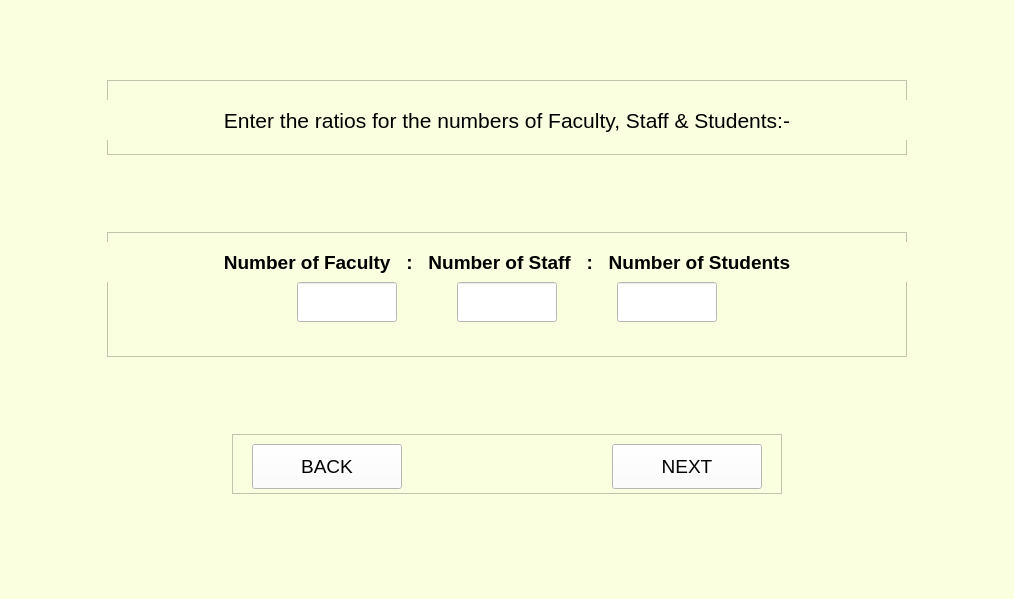
<?xml version="1.0" encoding="UTF-8"?>
<ui version="4.0">
 <class>MainWindow</class>
 <widget class="QMainWindow" name="MainWindow">
  <property name="geometry">
   <rect>
    <x>0</x>
    <y>0</y>
    <width>1014</width>
    <height>599</height>
   </rect>
  </property>
  <property name="sizePolicy">
   <sizepolicy hsizetype="Expanding" vsizetype="Expanding">
    <horstretch>0</horstretch>
    <verstretch>0</verstretch>
   </sizepolicy>
  </property>
  <property name="mouseTracking">
   <bool>false</bool>
  </property>
  <property name="windowTitle">
   <string>MainWindow</string>
  </property>
  <property name="styleSheet">
   <string notr="true">background-color: rgb(250, 255, 224);</string>
  </property>
  <widget class="QWidget" name="centralwidget">
   <layout class="QVBoxLayout" name="verticalLayout">
    <item alignment="Qt::AlignHCenter">
     <widget class="QFrame" name="frame_12">
      <property name="minimumSize">
       <size>
        <width>800</width>
        <height>75</height>
       </size>
      </property>
      <property name="maximumSize">
       <size>
        <width>800</width>
        <height>75</height>
       </size>
      </property>
      <property name="frameShape">
       <enum>QFrame::StyledPanel</enum>
      </property>
      <property name="frameShadow">
       <enum>QFrame::Raised</enum>
      </property>
      <widget class="QLabel" name="abilityLabel">
       <property name="geometry">
        <rect>
         <x>0</x>
         <y>20</y>
         <width>800</width>
         <height>40</height>
        </rect>
       </property>
       <property name="sizePolicy">
        <sizepolicy hsizetype="Preferred" vsizetype="Preferred">
         <horstretch>0</horstretch>
         <verstretch>0</verstretch>
        </sizepolicy>
       </property>
       <property name="minimumSize">
        <size>
         <width>800</width>
         <height>40</height>
        </size>
       </property>
       <property name="maximumSize">
        <size>
         <width>800</width>
         <height>40</height>
        </size>
       </property>
       <property name="font">
        <font>
         <family>Arial</family>
         <pointsize>16</pointsize>
         <weight>50</weight>
         <italic>false</italic>
         <bold>false</bold>
        </font>
       </property>
       <property name="styleSheet">
        <string notr="true"/>
       </property>
       <property name="text">
        <string>Enter the ratios for the numbers of Faculty, Staff &amp; Students:-</string>
       </property>
       <property name="alignment">
        <set>Qt::AlignCenter</set>
       </property>
       <property name="wordWrap">
        <bool>false</bool>
       </property>
      </widget>
     </widget>
    </item>
    <item alignment="Qt::AlignHCenter">
     <widget class="QFrame" name="frame_5">
      <property name="minimumSize">
       <size>
        <width>800</width>
        <height>125</height>
       </size>
      </property>
      <property name="maximumSize">
       <size>
        <width>800</width>
        <height>125</height>
       </size>
      </property>
      <property name="frameShape">
       <enum>QFrame::StyledPanel</enum>
      </property>
      <property name="frameShadow">
       <enum>QFrame::Raised</enum>
      </property>
      <widget class="QLabel" name="label_R_inst_2">
       <property name="geometry">
        <rect>
         <x>0</x>
         <y>10</y>
         <width>800</width>
         <height>40</height>
        </rect>
       </property>
       <property name="sizePolicy">
        <sizepolicy hsizetype="Preferred" vsizetype="Preferred">
         <horstretch>0</horstretch>
         <verstretch>0</verstretch>
        </sizepolicy>
       </property>
       <property name="minimumSize">
        <size>
         <width>800</width>
         <height>40</height>
        </size>
       </property>
       <property name="maximumSize">
        <size>
         <width>800</width>
         <height>40</height>
        </size>
       </property>
       <property name="font">
        <font>
         <family>Arial</family>
         <pointsize>14</pointsize>
         <weight>75</weight>
         <italic>false</italic>
         <bold>true</bold>
        </font>
       </property>
       <property name="styleSheet">
        <string notr="true"/>
       </property>
       <property name="text">
        <string>Number of Faculty   :   Number of Staff   :   Number of Students</string>
       </property>
       <property name="alignment">
        <set>Qt::AlignCenter</set>
       </property>
       <property name="wordWrap">
        <bool>false</bool>
       </property>
      </widget>
      <widget class="QLineEdit" name="N_staff">
       <property name="geometry">
        <rect>
         <x>350</x>
         <y>50</y>
         <width>100</width>
         <height>40</height>
        </rect>
       </property>
       <property name="sizePolicy">
        <sizepolicy hsizetype="Preferred" vsizetype="Preferred">
         <horstretch>0</horstretch>
         <verstretch>0</verstretch>
        </sizepolicy>
       </property>
       <property name="minimumSize">
        <size>
         <width>100</width>
         <height>40</height>
        </size>
       </property>
       <property name="maximumSize">
        <size>
         <width>100</width>
         <height>40</height>
        </size>
       </property>
       <property name="font">
        <font>
         <family>Arial</family>
         <pointsize>12</pointsize>
         <weight>50</weight>
         <italic>false</italic>
         <bold>false</bold>
        </font>
       </property>
       <property name="styleSheet">
        <string notr="true">background-color: rgb(255, 255, 255);</string>
       </property>
       <property name="text">
        <string/>
       </property>
       <property name="alignment">
        <set>Qt::AlignLeading|Qt::AlignLeft|Qt::AlignVCenter</set>
       </property>
      </widget>
      <widget class="QLineEdit" name="N_stu">
       <property name="geometry">
        <rect>
         <x>510</x>
         <y>50</y>
         <width>100</width>
         <height>40</height>
        </rect>
       </property>
       <property name="sizePolicy">
        <sizepolicy hsizetype="Preferred" vsizetype="Preferred">
         <horstretch>0</horstretch>
         <verstretch>0</verstretch>
        </sizepolicy>
       </property>
       <property name="minimumSize">
        <size>
         <width>100</width>
         <height>40</height>
        </size>
       </property>
       <property name="maximumSize">
        <size>
         <width>100</width>
         <height>40</height>
        </size>
       </property>
       <property name="font">
        <font>
         <family>Arial</family>
         <pointsize>12</pointsize>
         <weight>50</weight>
         <italic>false</italic>
         <bold>false</bold>
        </font>
       </property>
       <property name="styleSheet">
        <string notr="true">background-color: rgb(255, 255, 255);</string>
       </property>
       <property name="text">
        <string/>
       </property>
       <property name="alignment">
        <set>Qt::AlignLeading|Qt::AlignLeft|Qt::AlignVCenter</set>
       </property>
      </widget>
      <widget class="QLineEdit" name="N_fac">
       <property name="geometry">
        <rect>
         <x>190</x>
         <y>50</y>
         <width>100</width>
         <height>40</height>
        </rect>
       </property>
       <property name="sizePolicy">
        <sizepolicy hsizetype="Preferred" vsizetype="Preferred">
         <horstretch>0</horstretch>
         <verstretch>0</verstretch>
        </sizepolicy>
       </property>
       <property name="minimumSize">
        <size>
         <width>100</width>
         <height>40</height>
        </size>
       </property>
       <property name="maximumSize">
        <size>
         <width>100</width>
         <height>40</height>
        </size>
       </property>
       <property name="font">
        <font>
         <family>Arial</family>
         <pointsize>12</pointsize>
         <weight>50</weight>
         <italic>false</italic>
         <bold>false</bold>
        </font>
       </property>
       <property name="styleSheet">
        <string notr="true">background-color: rgb(255, 255, 255);</string>
       </property>
       <property name="text">
        <string/>
       </property>
       <property name="alignment">
        <set>Qt::AlignLeading|Qt::AlignLeft|Qt::AlignVCenter</set>
       </property>
      </widget>
     </widget>
    </item>
    <item alignment="Qt::AlignHCenter">
     <widget class="QFrame" name="frame_9">
      <property name="minimumSize">
       <size>
        <width>550</width>
        <height>60</height>
       </size>
      </property>
      <property name="maximumSize">
       <size>
        <width>550</width>
        <height>60</height>
       </size>
      </property>
      <property name="frameShape">
       <enum>QFrame::StyledPanel</enum>
      </property>
      <property name="frameShadow">
       <enum>QFrame::Raised</enum>
      </property>
      <widget class="QPushButton" name="backButton">
       <property name="geometry">
        <rect>
         <x>20</x>
         <y>10</y>
         <width>150</width>
         <height>45</height>
        </rect>
       </property>
       <property name="sizePolicy">
        <sizepolicy hsizetype="Preferred" vsizetype="Preferred">
         <horstretch>0</horstretch>
         <verstretch>0</verstretch>
        </sizepolicy>
       </property>
       <property name="minimumSize">
        <size>
         <width>150</width>
         <height>45</height>
        </size>
       </property>
       <property name="maximumSize">
        <size>
         <width>150</width>
         <height>45</height>
        </size>
       </property>
       <property name="font">
        <font>
         <family>Arial</family>
         <pointsize>14</pointsize>
        </font>
       </property>
       <property name="styleSheet">
        <string notr="true">background-color:rgb(255, 255, 255)</string>
       </property>
       <property name="text">
        <string>BACK</string>
       </property>
      </widget>
      <widget class="QPushButton" name="nextButton">
       <property name="enabled">
        <bool>true</bool>
       </property>
       <property name="geometry">
        <rect>
         <x>380</x>
         <y>10</y>
         <width>150</width>
         <height>45</height>
        </rect>
       </property>
       <property name="sizePolicy">
        <sizepolicy hsizetype="Preferred" vsizetype="Preferred">
         <horstretch>0</horstretch>
         <verstretch>0</verstretch>
        </sizepolicy>
       </property>
       <property name="minimumSize">
        <size>
         <width>150</width>
         <height>45</height>
        </size>
       </property>
       <property name="maximumSize">
        <size>
         <width>150</width>
         <height>45</height>
        </size>
       </property>
       <property name="palette">
        <palette>
         <active>
          <colorrole role="Button">
           <brush brushstyle="SolidPattern">
            <color alpha="255">
             <red>255</red>
             <green>255</green>
             <blue>255</blue>
            </color>
           </brush>
          </colorrole>
          <colorrole role="Base">
           <brush brushstyle="SolidPattern">
            <color alpha="255">
             <red>255</red>
             <green>255</green>
             <blue>255</blue>
            </color>
           </brush>
          </colorrole>
          <colorrole role="Window">
           <brush brushstyle="SolidPattern">
            <color alpha="255">
             <red>255</red>
             <green>255</green>
             <blue>255</blue>
            </color>
           </brush>
          </colorrole>
          <colorrole role="Link">
           <brush brushstyle="SolidPattern">
            <color alpha="255">
             <red>6</red>
             <green>22</green>
             <blue>255</blue>
            </color>
           </brush>
          </colorrole>
         </active>
         <inactive>
          <colorrole role="Button">
           <brush brushstyle="SolidPattern">
            <color alpha="255">
             <red>255</red>
             <green>255</green>
             <blue>255</blue>
            </color>
           </brush>
          </colorrole>
          <colorrole role="Base">
           <brush brushstyle="SolidPattern">
            <color alpha="255">
             <red>255</red>
             <green>255</green>
             <blue>255</blue>
            </color>
           </brush>
          </colorrole>
          <colorrole role="Window">
           <brush brushstyle="SolidPattern">
            <color alpha="255">
             <red>255</red>
             <green>255</green>
             <blue>255</blue>
            </color>
           </brush>
          </colorrole>
          <colorrole role="Link">
           <brush brushstyle="SolidPattern">
            <color alpha="255">
             <red>6</red>
             <green>22</green>
             <blue>255</blue>
            </color>
           </brush>
          </colorrole>
         </inactive>
         <disabled>
          <colorrole role="Button">
           <brush brushstyle="SolidPattern">
            <color alpha="255">
             <red>255</red>
             <green>255</green>
             <blue>255</blue>
            </color>
           </brush>
          </colorrole>
          <colorrole role="Base">
           <brush brushstyle="SolidPattern">
            <color alpha="255">
             <red>255</red>
             <green>255</green>
             <blue>255</blue>
            </color>
           </brush>
          </colorrole>
          <colorrole role="Window">
           <brush brushstyle="SolidPattern">
            <color alpha="255">
             <red>255</red>
             <green>255</green>
             <blue>255</blue>
            </color>
           </brush>
          </colorrole>
          <colorrole role="Link">
           <brush brushstyle="SolidPattern">
            <color alpha="255">
             <red>6</red>
             <green>22</green>
             <blue>255</blue>
            </color>
           </brush>
          </colorrole>
         </disabled>
        </palette>
       </property>
       <property name="font">
        <font>
         <family>Arial</family>
         <pointsize>14</pointsize>
        </font>
       </property>
       <property name="mouseTracking">
        <bool>false</bool>
       </property>
       <property name="acceptDrops">
        <bool>true</bool>
       </property>
       <property name="autoFillBackground">
        <bool>false</bool>
       </property>
       <property name="styleSheet">
        <string notr="true">background-color:rgb(255, 255, 255)</string>
       </property>
       <property name="text">
        <string>NEXT</string>
       </property>
       <property name="checkable">
        <bool>false</bool>
       </property>
       <property name="autoExclusive">
        <bool>false</bool>
       </property>
       <property name="autoDefault">
        <bool>true</bool>
       </property>
       <property name="default">
        <bool>false</bool>
       </property>
       <property name="flat">
        <bool>false</bool>
       </property>
      </widget>
     </widget>
    </item>
   </layout>
  </widget>
  <widget class="QMenuBar" name="menubar">
   <property name="geometry">
    <rect>
     <x>0</x>
     <y>0</y>
     <width>1014</width>
     <height>21</height>
    </rect>
   </property>
  </widget>
  <widget class="QStatusBar" name="statusbar"/>
 </widget>
 <resources/>
 <connections/>
</ui>
